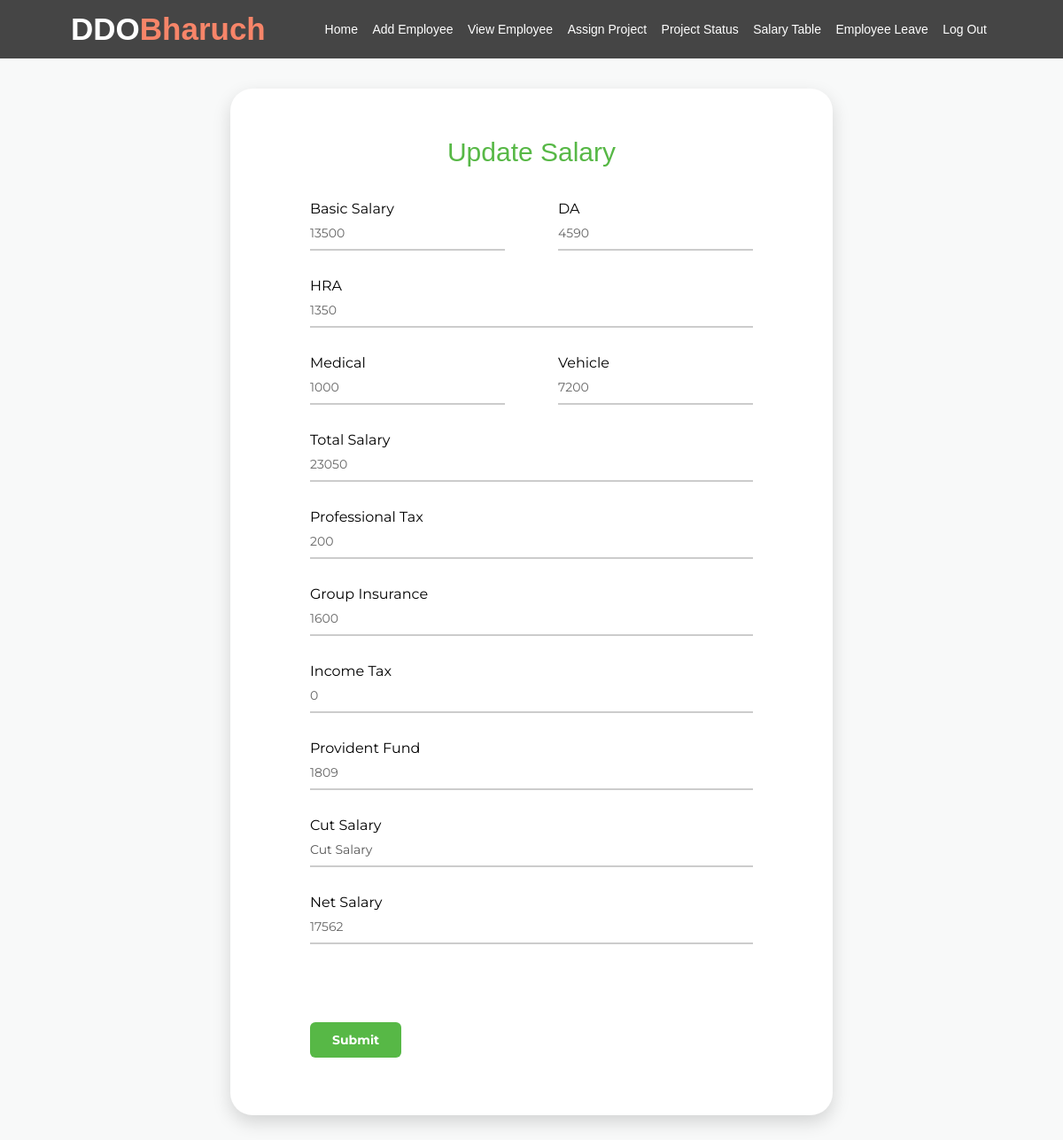
The app's page /editsalary.php?id=101 with its own data.
### tables this page shows
CREATE TABLE `salary` (
  `id` int(11) NOT NULL,
  `base` int(11) NOT NULL,
  `DA` int(11) NOT NULL,
  `HRA` int(11) NOT NULL,
  `Medical` int(11) NOT NULL,
  `Vehicle` int(11) NOT NULL,
  `bonus` int(11) DEFAULT NULL,
  `total` int(11) DEFAULT NULL,
  `ProfessionalTax` int(11) NOT NULL,
  `GroupInsurance` int(11) NOT NULL,
  `IncomeTax` int(11) NOT NULL,
  `ProvidentFund` int(11) NOT NULL,
  `NetSalary` int(11) NOT NULL
);

### editsalary.php (the view, shortened to what this page needs)
<?php
include('nav3.php');
require_once('process/dbh.php');
?>
<?php
$id = (isset($_GET['id']) ? $_GET['id'] : '');
$sql = "SELECT * from `salary` WHERE id=$id";
$result = mysqli_query($conn, $sql);
if ($result) {
    while ($res = mysqli_fetch_assoc($result)) {
        $base = $res['base'];
        $DA = $res['DA'];
        $HRA = $res['HRA'];
        $Medical = $res['Medical'];
        $Vehicle = $res['Vehicle'];
        $total = $res['total'];
        $ProfessionalTax = $res['ProfessionalTax'];
        $GroupInsurance = $res['GroupInsurance'];
        $IncomeTax = $res['IncomeTax'];
        $ProvidentFund = $res['ProvidentFund'];
        $NetSalary = $res['NetSalary'];
        $CutSalary = $res['CutSalary'];
    }
}
?>
<!DOCTYPE html>
<html lang="en">
<head>
    <link rel="stylesheet" type="text/css" href="css/main.css" media="all">
    <link href="vendor/mdi-font/css/material-design-iconic-font.min.css" rel="stylesheet" media="all">
    <link href="vendor/font-awesome-4.7/css/font-awesome.min.css" rel="stylesheet" media="all">
    <link href="vendor/select2/select2.min.css" rel="stylesheet" media="all">
</head>
<body>
    <div class="page-wrapper bg-blue p-t-100 p-b-100 font-robo">
        <div class="wrapper wrapper--w680">
            <div class="card card-1">
                <div class="card-body">
                    <h2 class="title">Update Salary</h2>
                    <form id="registration" action="editsalary.php" method="POST">
                        <div class="row row-space">
                            <div class="col-2">
                                <div class="input-group">
                                    <label>Basic Salary</label>
                                    <input class="input--style-1" type="number" placeholder="Base Salary" required="required" name="base" value="<?php echo $base; ?>">
                                </div>
                            </div>
                            <div class="col-2">
                                <div class="input-group">
                                    <label>DA</label>
                                    <input class="input--style-1" type="number" readonly placeholder="DA" required="required" name="DA" value="<?php echo $DA; ?>">
                                </div>
                            </div>
                        </div>
                        <div class="input-group">
                            <label>HRA</label>
                            <input class="input--style-1" type="number" readonly placeholder="HRA" required="required" name="HRA" value="<?php echo $HRA; ?>">
                        </div>
                        <div class="row row-space">
                            <div class="col-2">
                                <div class="input-group">
                                    <label>Medical</label>
                                    <input class="input--style-1" type="number" placeholder="Medical" name="Medical" required="required" value="<?php echo $Medical; ?>">
                                </div>
                            </div>
                            <div class="col-2">
                                <div class="input-group">
                                    <label>Vehicle</label>
                                    <input class="input--style-1" type="number" placeholder="Vehicle" name="Vehicle" required="required" value="<?php echo $Vehicle; ?>">
                                </div>
                            </div>
                        </div>
                        <div class="input-group">
                            <label>Total Salary</label>
                            <input class="input--style-1" type="number" readonly placeholder="Total" name="total" value="<?php echo $total; ?>">
                        </div>
                        <div class="input-group">
                            <label>Professional Tax</label>
                            <input class="input--style-1" type="number" placeholder="Professional Tax" name="ProfessionalTax" required="required" value="<?php echo $ProfessionalTax; ?>">
                        </div>
                        <div class="input-group">
                            <label>Group Insurance</label>
                            <input class="input--style-1" type="number" placeholder="Group Insurance" name="GroupInsurance" required="required" value="<?php echo $GroupInsurance; ?>">
                        </div>
                        <div class="input-group">
                            <label>Income Tax</label>
                            <input class="input--style-1" type="number" placeholder="Income Tax" name="IncomeTax" required="required" value="<?php echo $IncomeTax; ?>">
                        </div>
                        <div class="input-group">
                            <label>Provident Fund</label>
                            <input class="input--style-1" type="number" readonly placeholder="Provident Fund" name="ProvidentFund" required="required" value="<?php echo $ProvidentFund; ?>">
                        </div>
                        <div class="input-group">
                            <label>Cut Salary</label>
                            <input class="input--style-1" type="number" readonly placeholder="Cut Salary" name="CutSalary" required="required" value="<?php echo $CutSalary; ?>">
                        </div>
                        <div class="input-group">
                            <label>Net Salary</label>
                            <input class="input--style-1" type="number" readonly placeholder="Net Salary" name="NetSalary" required="required" value="<?php echo $NetSalary; ?>">
                        </div>
                        <input type="hidden" name="id" id="textField" value="<?php echo $id; ?>" required="required"><br><br>
                        <div class="p-t-20">
                            <button class="btn btn--radius btn--green" type="submit" name="salary">Submit</button>
                        </div>
                    </form>
                </div>
            </div>
        </div>
    </div>
</body>
</html>

### css/nav.css (style rules this page uses)
* { margin: 0; padding: 0; box-sizing: border-box; text-decoration: none; background-size: cover; background-position: center; }
body { font-family: "Ubuntu", sans-serif; }
html { scroll-behavior: smooth; }

### css/main.css (style rules this page uses)
* { margin: 0; padding: 0; box-sizing: border-box; text-decoration: none; background-size: cover; background-position: center; }
body { font-family: "Ubuntu", sans-serif; }
html { scroll-behavior: smooth; }
.font-robo { font-family: "Ubuntu", "Montserrat", "Helvetica Neue", sans-serif; }
.row { display: -webkit-box; display: -webkit-flex; display: -moz-box; display: -ms-flexbox; display: flex; -webkit-flex-wrap: wrap; -ms-flex-wrap: wrap; flex-wrap: wrap; }
.row-space { -webkit-box-pack: justify; -webkit-justify-content: space-between; -moz-box-pack: justify; -ms-flex-pack: justify; justify-content: space-between; }
.col-2 { width: -webkit-calc((100% - 60px) / 2); width: -moz-calc((100% - 60px) / 2); width: calc((100% - 60px) / 2); }
html { -webkit-box-sizing: border-box; -moz-box-sizing: border-box; box-sizing: border-box; }
*, *:before, *:after { -webkit-box-sizing: inherit; -moz-box-sizing: inherit; box-sizing: inherit; }
h2, h3, h4, h5, h6, blockquote, p, pre, dl, dd, ol, ul, figure, hr, fieldset, legend { margin: 0; padding: 0; }
button { outline: none; background: none; border: none; }
.page-wrapper { min-height: 100vh; }
h1, h2, h3, h4, h5, h6 { font-weight: 400; }
h2 { font-size: 30px; }
.title { color: #57b846; font-family: "Ubuntu", sans-serif; font-weight: 500; text-align: center; }
.bg-blue { background: #f8f9f9; }
.p-t-100 { padding-top: 100px; }
.p-t-20 { padding-top: 20px; }
.p-b-100 { padding-bottom: 100px; }
.wrapper { margin: 0 auto; }
.wrapper--w680 { max-width: 680px; }
.btn { line-height: 40px; display: inline-block; padding: 0 25px; cursor: pointer; font-family: "Montserrat", sans-serif; color: #fff; -webkit-transition: all 0.4s ease; -o-transition: all 0.4s ease; -moz-transition: all 0.4s ease; transition: all 0.4s ease; font-size: 14px; font-weight: 700; }
.btn--radius { -webkit-border-radius: 3px; -moz-border-radius: 3px; border-radius: 6px; }
.btn--green { background: #57b846; }
input { outline: none; margin: 0; border: none; -webkit-box-shadow: none; -moz-box-shadow: none; box-shadow: none; width: 100%; font-size: 14px; font-family: inherit; }
.input-group { position: relative; margin-bottom: 30px; border-bottom: 2px solid #ccc; }
.input--style-1 { padding: 9px 0; color: #666; }
.title { margin-bottom: 37px; }
.card { overflow: hidden; -webkit-border-radius: 3px; -moz-border-radius: 3px; border-radius: 25px; background: #fff; }
.card-1 { -webkit-box-shadow: 0px 8px 20px 0px rgba(0, 0, 0, 0.15); -moz-box-shadow: 0px 8px 20px 0px rgba(0, 0, 0, 0.15); box-shadow: 0px 8px 20px 0px rgba(0, 0, 0, 0.15); }
.card-1 .card-body { padding: 0 90px; padding-top: 55px; padding-bottom: 65px; }

### records on screen
salary: base "13500", DA "4590", HRA "1350", Medical "1000", Vehicle "7200", total "23050", ProfessionalTax "200", GroupInsurance "1600", IncomeTax "0", ProvidentFund "1809", NetSalary "17562"
